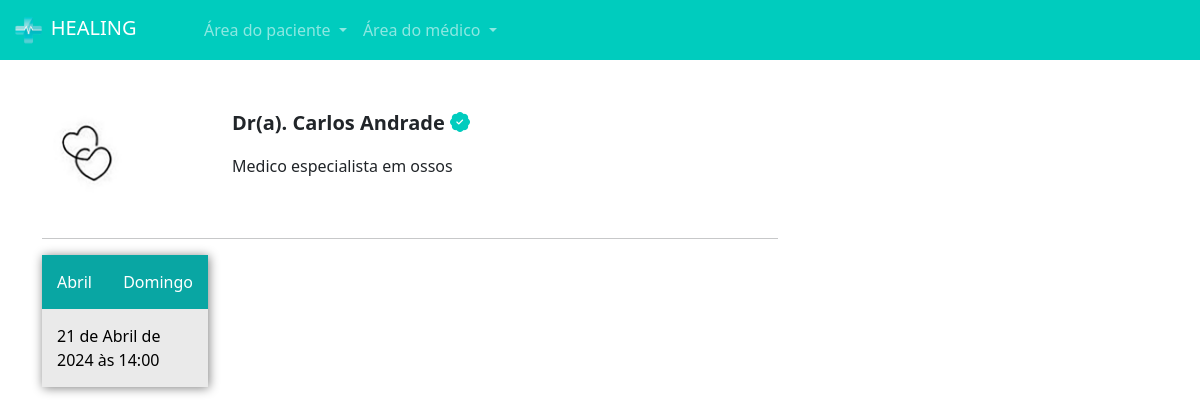
/paciente/escolher_horario/3/ (signed in), run on an earlier commit of the app's database.
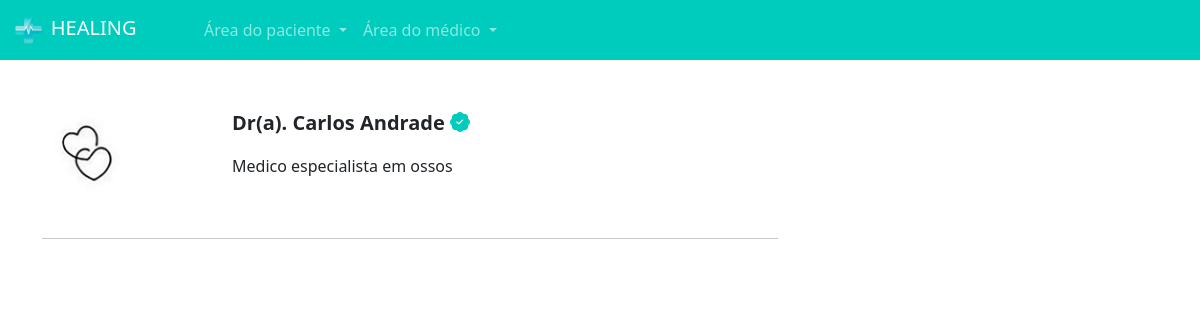
And on a later commit of the database.
### medico/models.py (models this page shows, shortened)
class DatasAbertas(models.Model):
      data = models.DateTimeField()
      user = models.ForeignKey(User, on_delete=models.DO_NOTHING)
      agendado = models.BooleanField(default=False)

### paciente/views.py (the view)
# urls.py: path('escolher_horario/<int:id_dados_medicos>/', views.escolher_horario, name="escolher_horario"),
def escolher_horario(request, id_dados_medicos):
    if request.method == "GET":
        medico = DadosMedico.objects.get(id=id_dados_medicos)
        datas_abertas = DatasAbertas.objects.filter(user=medico.user).filter(data__gte=datetime.now()).filter(agendado=False)
        return render(request, 'escolher_horario.html', {'medico': medico, 'datas_abertas':datas_abertas, 'is_medico': is_medico(request.user)})

### medico/models.py (called while the page is built)
def is_medico(user):
    return DadosMedico.objects.filter(user=user).exists()

### paciente/templates/escolher_horario.html (shortened to what this page needs)
{% extends "base.html" %}
{% load static %}
{% block 'head' %}
    <link rel="stylesheet" href="{% static 'medicos/css/abrir_horario.css' %}">
    <link rel="stylesheet" href="{% static 'usuarios/css/usuarios.css' %}">
    <link rel="stylesheet" href="{% static 'medicos/css/cadastro_medico.css' %}">
    <link rel="stylesheet" href="{% static 'pacientes/css/home.css' %}">
    <link rel="stylesheet" href="https://cdn.jsdelivr.net/npm/bootstrap-icons@1.11.3/font/bootstrap-icons.min.css">
{% endblock 'head' %}
{% block 'body' %}
{% include "partials/navbar.html" %}
    <div class="container">
        <br><br>
        <div class="row">
            <div class="col-md-8">
                <div class="row">
                    <div class="col-md-3"><img src="{{medico.foto.url}}" class="foto-perfil-card" alt=""></div>
                    <div class="col-md">
                        <p style="font-size: 20px" class="p-bold">Dr(a). {{medico.nome}} <i class="bi bi-patch-check-fill icon-main"></i></p>
                        <p>{{medico.descricao}}</p>
                    </div>
                </div>
                <br>
                <hr>
                <div class="row">
                     {% load tz %}
                    {% for data_aberta in datas_abertas %}
                        <div class="col-md-3">
                            <a class="link" href="{% url "agendar_horario" data_aberta.id %}">
                            <div class='selecionar-dia'>
                            <div class="header-dias">
                                <span class="mes">
                                {{data_aberta.data|date:"F"}}
                                </span>
                                <span class="dia-semana">
                                {{data_aberta.data|date:"l"}}
                                </span>
                            </div>
                            <div class="conteudo-data">
                                {{data_aberta.data}}
                            </div>
                            </div>
                        </a>
                        <br>
                        </div>
                    {% endfor %}
                </div>
            </div>
            <div class="col-md-4">
            </div>
        </div>
    </div>
{% endblock 'body' %}

What changed in the data, as far as the page shows it:
removed DatasAbertas: data "Abril", data "Domingo", data "21 de Abril de 2024 às 14:00"
